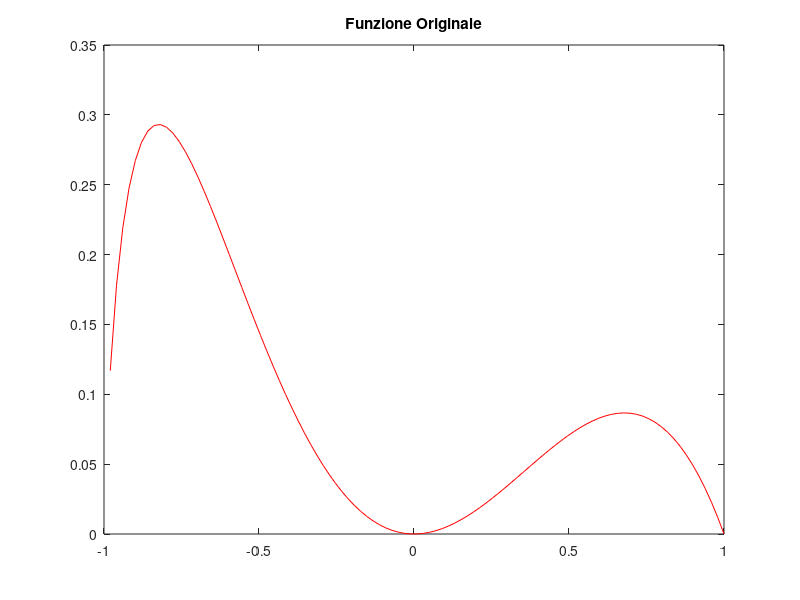

The MATLAB script that drew this image: (Note: this script raises an error after producing the figure.)
% Pulizia Generale
clear all;
clc;

% Dati del Problema
f = @(x) ((x.^2) - 1).*(log(x+1) - x);
Df = @(x) 2*x.*(log(x+1)-x)-(x.^2-1).*x./(x+1);
x = linspace(-1, 1);
x0 = -0.6;
toll = 10^(-8);
max_iter = 100;

% Plotting
figure(1);
plot(x, f(x), '-r');
title("Funzione Originale");

%% Punto 1

% Calcolo dei Risultati
[zero, res, iterates, flag] = Newton(f, Df, x0, toll, max_iter, 's');

% Plotting
figure(2);
steps=abs(iterates(2:end)-iterates(1:end-1)); % Scarti (rispetto all'iterata precedente)
plot(steps, '-r');
hold on
semilogy(abs(iterates), '-b'); % Residui (al netto dello scarto)
legend('scarti','residui')
title('profilo di convergenza Newton')

%% Punto 2
m = 2; %Molteplicità dello 0

% Calcolo dei Risultati
[zeromod, resmod, iteratesmod, flagmod] = NewtonMod(f, Df, x0, m, toll, max_iter, 's');

% Plotting
figure(3);
stepsmod=abs(iteratesmod(2:end)-iteratesmod(1:end-1)); % Scarti (rispetto all'iterata precedente)
plot(stepsmod, '-r');
hold on
semilogy(abs(iteratesmod), '-b'); % Residui (al netto dello scarto)
legend('scarti','residui')
title('profilo di convergenza Newton')
